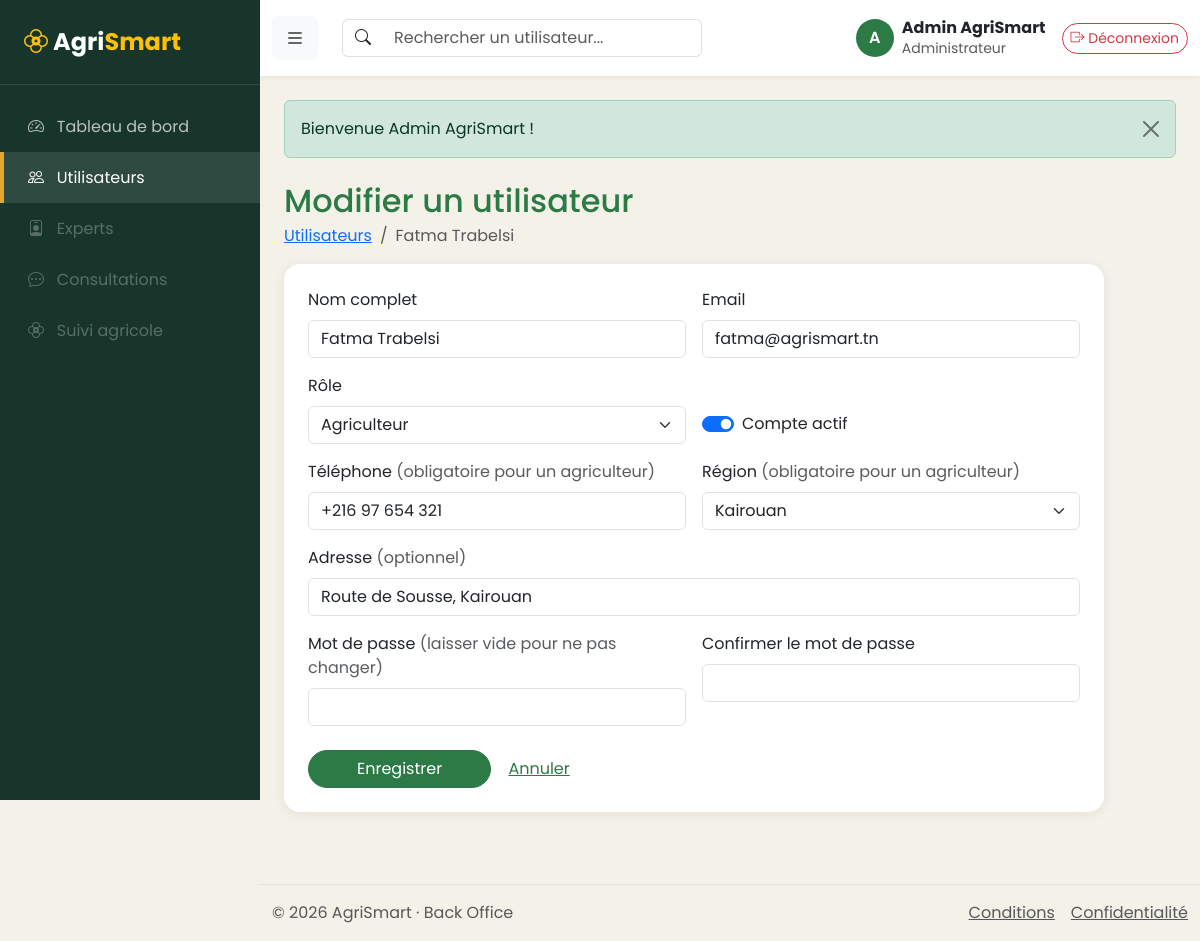
Screenshot of /backoffice/index.php?page=utilisateur-form&id=2 (signed in) with the database file from the repository.
### tables this page shows
CREATE TABLE utilisateur (
    id                 INT AUTO_INCREMENT PRIMARY KEY,
    nom                VARCHAR(100) NOT NULL,
    email              VARCHAR(150) NOT NULL UNIQUE,
    mot_de_passe       VARCHAR(255) NOT NULL,               
    role               ENUM('agriculteur','administrateur') NOT NULL DEFAULT 'agriculteur',
    telephone          VARCHAR(20)  NOT NULL DEFAULT '',
    adresse            VARCHAR(255) NOT NULL DEFAULT '',
    region             VARCHAR(60)  NOT NULL DEFAULT '',
    niveau_acces       TINYINT      NOT NULL DEFAULT 1,     
    actif              TINYINT(1)   NOT NULL DEFAULT 1,     
    derniere_connexion DATETIME NULL,
    created_at         TIMESTAMP DEFAULT CURRENT_TIMESTAMP,
    INDEX idx_role (role)
);

### backoffice/app/Controllers/Controller.php (called while the page is built, shortened)
<?php
abstract class Controller
{
    protected function render(string $view, array $data = [], string $title = 'AgriSmart Admin', string $currentPage = '', string $extraScripts = ''): void
    {
        $admin = users()->currentUser();
        extract($data, EXTR_SKIP);
        require __DIR__ . '/../Views/pages/' . $view . '.php';
        require __DIR__ . '/../Views/layout.php';
    }
}

### backoffice/app/Controllers/UtilisateursController.php (called while the page is built, shortened)
<?php
require_once __DIR__ . '/../../../config/database.php';
class UtilisateursController extends Controller
{
    public function form(): void
    {
        $id = (int) ($_GET['id'] ?? 0);
        $target = $id ? users()->findById($id) : null;
        $title = $id ? 'Modifier un utilisateur' : 'Ajouter un utilisateur';
        $regions = Agriculteur::REGIONS;
        $this->render('utilisateur-form', compact('target', 'errors', 'regions', 'admin'), $title, 'utilisateurs');
    }
}

### backoffice/index.php (called while the page is built, shortened)
<?php
require_once __DIR__ . '/../core/helpers.php';
require_once __DIR__ . '/../controllers/UserController.php';
require_once __DIR__ . '/app/helpers.php';
require_once __DIR__ . '/app/Controllers/Controller.php';
$routes = require __DIR__ . '/app/routes.php';
$page = (string) ($_GET['page'] ?? 'dashboard');
if ($page !== 'login') {
    users()->requireRole(Utilisateur::ROLE_ADMIN);
}
[$class, $method] = $routes[$page];
(new $class())->$method();

### config/config.php (called while the page is built, shortened)
<?php
$config = [
    'db' => [
        'host'    => 'localhost',
        'port'    => 3306,
        'name'    => 'agrismart',
        'user'    => 'root',
        'pass'    => '',
        'charset' => 'utf8mb4',
    ],
    'debug'            => false,
    'session_lifetime' => 1800,
    'max_login_tries'  => 5,
    'lockout_minutes'  => 5,
];
$local = __DIR__ . '/config.local.php';
return $config;

### config/database.php (called while the page is built, shortened)
<?php
class Database
{
    private static ?PDO $pdo = null;
    public static function getConnexion(): PDO
    {
        if (self::$pdo === null) {
            $config = require __DIR__ . '/config.php';
            $db = $config['db'];
            $dsn = sprintf('mysql:host=%s;port=%d;dbname=%s;charset=%s', $db['host'], $db['port'], $db['name'], $db['charset']);
            try {
                self::$pdo = new PDO($dsn, $db['user'], $db['pass'], [
                    PDO::ATTR_ERRMODE            => PDO::ERRMODE_EXCEPTION,
                    PDO::ATTR_DEFAULT_FETCH_MODE => PDO::FETCH_ASSOC,
                    PDO::ATTR_EMULATE_PREPARES   => false,
                ]);
            } catch (PDOException $e) {
                error_log('AgriSmart DB: ' . $e->getMessage());
                http_response_code(500);
                die(!empty($config['debug'])
                    ? 'Erreur base de données : ' . htmlspecialchars($e->getMessage(), ENT_QUOTES, 'UTF-8')
                    : 'Service temporairement indisponible (connexion à la base de données impossible).');
            }
        }
        return self::$pdo;
    }
}

### backoffice/app/helpers.php (called while the page is built, shortened)
<?php
function users(): UserController
{
    static $controller = null;
    if ($controller === null) {
        $controller = new UserController();
    }
    return $controller;
}

### controllers/UserController.php (called while the page is built, shortened)
<?php
require_once __DIR__ . '/../config/database.php';
class UserController
{
    private PDO $db;
    private ?Utilisateur $current = null;
    private bool $currentLoaded = false;
    public function __construct()
    {
        $this->db = Database::getConnexion();
        $this->config = require __DIR__ . '/../config/config.php';
    }
    public static function isAuthenticated(): bool
    {
        return !empty($_SESSION['user_id']);
    }
    public function currentUser(): ?Utilisateur
    {
        if (!$this->currentLoaded) {
            $this->currentLoaded = true;
            $this->current = $this->findById((int) $_SESSION['user_id']);
        }
        return $this->current;
    }
    public function requireAuth(): Utilisateur
    {
        $user = $this->currentUser();
        return $user;
    }
    public function requireRole(string $role): Utilisateur
    {
        $user = $this->requireAuth();
        return $user;
    }
    public function findById(int $id): ?Utilisateur
    {
        $stmt = $this->db->prepare('SELECT * FROM utilisateur WHERE id = :id LIMIT 1');
        $stmt->execute(['id' => $id]);
        $row = $stmt->fetch();
        return $row ? Utilisateur::fromArray($row) : null;
    }
}

### models/Utilisateur.php (called while the page is built, shortened)
<?php
class Utilisateur
{
    protected int $id = 0;
    protected string $nom = '';
    protected string $email = '';
    protected bool $actif = true;
    public function getId(): int { return $this->id; }
    public function getNom(): string { return $this->nom; }
    public function getEmail(): string { return $this->email; }
    public function isActif(): bool { return $this->actif; }
    public function setId(int $id): void { $this->id = $id; }
    public function setNom(string $nom): void { $this->nom = $nom; }
    public function setEmail(string $email): void { $this->email = $email; }
    public function setActif(bool $actif): void { $this->actif = $actif; }
    public static function fromArray(array $r): Utilisateur
    {
        $u = ($r['role'] ?? '') === self::ROLE_ADMIN ? new Administrateur() : new Agriculteur();
        $u->setId((int) ($r['id'] ?? 0));
        $u->setNom((string) ($r['nom'] ?? ''));
        $u->setEmail((string) ($r['email'] ?? ''));
        $u->setMotDePasse((string) ($r['mot_de_passe'] ?? ''));
        $u->setActif((bool) ($r['actif'] ?? 1));
        $u->setDerniereConnexion($r['derniere_connexion'] ?? null);
        $u->setCreatedAt((string) ($r['created_at'] ?? ''));
        if ($u instanceof Agriculteur) {
            $u->setTelephone((string) ($r['telephone'] ?? ''));
            $u->setAdresse((string) ($r['adresse'] ?? ''));
            $u->setRegion((string) ($r['region'] ?? ''));
        } elseif ($u instanceof Administrateur) {
            $u->setNiveauAcces((int) ($r['niveau_acces'] ?? 1));
        }
        return $u;
    }
}

### core/helpers.php (called while the page is built, shortened)
<?php
function e($v): string
{
    return htmlspecialchars((string) $v, ENT_QUOTES, 'UTF-8');
}
function url(string $page, array $params = []): string
{
    return 'index.php?' . http_build_query(['page' => $page] + $params);
}

### models/Agriculteur.php (called while the page is built, shortened)
<?php
class Agriculteur extends Utilisateur
{
    private string $telephone = '';
    private string $adresse = '';
    private string $region = '';
    public function getTelephone(): string { return $this->telephone; }
    public function getAdresse(): string { return $this->adresse; }
    public function getRegion(): string { return $this->region; }
    public function getRole(): string { return self::ROLE_AGRICULTEUR; }
    public function setTelephone(string $telephone): void { $this->telephone = $telephone; }
    public function setAdresse(string $adresse): void { $this->adresse = $adresse; }
    public function setRegion(string $region): void { $this->region = $region; }
}

### backoffice/app/Views/pages/utilisateur-form.php (the view, shortened to what this page needs)
<?php
$editing = $target !== null;
$isAgri = $editing && $target instanceof Agriculteur;
$val = function (string $k, string $fromModel) use ($editing) {
    return $_POST[$k] ?? ($editing ? $fromModel : '');
};
$curRole = $_POST['role'] ?? ($editing ? $target->getRole() : Utilisateur::ROLE_AGRICULTEUR);
$curActif = $_SERVER['REQUEST_METHOD'] === 'POST' ? !empty($_POST['actif']) : ($editing ? $target->isActif() : true);
$isSelf = $editing && $target->getId() === $admin->getId();
?>
<section class="page-content">
    <h2 class="text-primary mb-1"><?= $editing ? 'Modifier un utilisateur' : 'Ajouter un utilisateur' ?></h2>
    <nav aria-label="breadcrumb"><ol class="breadcrumb">
        <li class="breadcrumb-item"><a href="<?= url('utilisateurs') ?>">Utilisateurs</a></li>
        <li class="breadcrumb-item active" aria-current="page"><?= $editing ? e($target->getNom()) : 'Nouveau' ?></li>
    </ol></nav>
    <div class="card p-4" style="max-width: 820px;">
        <form method="post" action="<?= url('utilisateur-form', $editing ? ['id' => $target->getId()] : []) ?>" novalidate data-validate>
            <div class="row g-3">
                <div class="col-md-6">
                    <label for="nom" class="form-label">Nom complet</label>
                    <input type="text" id="nom" name="nom" data-rules="required|min:3|max:100" value="<?= e($val('nom', $editing ? $target->getNom() : '')) ?>" class="form-control<?= isset($errors['nom']) ? ' is-invalid' : '' ?>">
                </div>
                <div class="col-md-6">
                    <label for="email" class="form-label">Email</label>
                    <input type="email" id="email" name="email" data-rules="required|email" value="<?= e($val('email', $editing ? $target->getEmail() : '')) ?>" class="form-control<?= isset($errors['email']) ? ' is-invalid' : '' ?>">
                </div>
                <div class="col-md-6">
                    <label for="role" class="form-label">Rôle</label>
                    <select id="role" name="role" data-rules="required" class="form-select<?= isset($errors['role']) ? ' is-invalid' : '' ?>"<?= $isSelf ? ' disabled' : '' ?>>
                        <?php foreach (Utilisateur::ROLES as $r): ?>
                            <option value="<?= e($r) ?>"<?= $curRole === $r ? ' selected' : '' ?>><?= e(ucfirst($r)) ?></option>
                        <?php endforeach; ?>
                    </select>
                </div>
                <div class="col-md-6 d-flex align-items-end">
                    <div class="form-check form-switch mb-2">
                        <input class="form-check-input" type="checkbox" role="switch" id="actif" name="actif" value="1"<?= $curActif ? ' checked' : '' ?><?= $isSelf ? ' disabled' : '' ?>>
                        <label class="form-check-label" for="actif">Compte actif</label>
                    </div>
                </div>
                <div class="col-md-6">
                    <label for="telephone" class="form-label">Téléphone <span class="text-muted">(obligatoire pour un agriculteur)</span></label>
                    <input type="text" id="telephone" name="telephone" data-rules="reqif:#role=agriculteur|phone" value="<?= e($val('telephone', $isAgri ? $target->getTelephone() : '')) ?>" class="form-control<?= isset($errors['telephone']) ? ' is-invalid' : '' ?>">
                </div>
                <div class="col-md-6">
                    <label for="region" class="form-label">Région <span class="text-muted">(obligatoire pour un agriculteur)</span></label>
                    <?php $curRegion = $val('region', $isAgri ? $target->getRegion() : ''); ?>
                    <select id="region" name="region" data-rules="reqif:#role=agriculteur" class="form-select<?= isset($errors['region']) ? ' is-invalid' : '' ?>">
                        <?php foreach ($regions as $r): ?>
                            <option value="<?= e($r) ?>"<?= $curRegion === $r ? ' selected' : '' ?>><?= e($r) ?></option>
                        <?php endforeach; ?>
                    </select>
                </div>
                <div class="col-12">
                    <label for="adresse" class="form-label">Adresse <span class="text-muted">(optionnel)</span></label>
                    <input type="text" id="adresse" name="adresse" data-rules="max:255" value="<?= e($val('adresse', $isAgri ? $target->getAdresse() : '')) ?>" class="form-control<?= isset($errors['adresse']) ? ' is-invalid' : '' ?>">
                </div>
                <div class="col-md-6">
                    <label for="password" class="form-label">Mot de passe <?= $editing ? '<span class="text-muted">(laisser vide pour ne pas changer)</span>' : '' ?></label>
                    <input type="password" id="password" name="password" data-rules="<?= $editing ? 'password' : 'required|password' ?>" autocomplete="new-password" class="form-control<?= isset($errors['password']) ? ' is-invalid' : '' ?>">
                </div>
                <div class="col-md-6">
                    <label for="confirm" class="form-label">Confirmer le mot de passe</label>
                    <input type="password" id="confirm" name="confirm" data-rules="<?= $editing ? 'match:#password' : 'required|match:#password' ?>" autocomplete="new-password" class="form-control<?= isset($errors['confirm']) ? ' is-invalid' : '' ?>">
                </div>
            </div>
            <div class="mt-4">
                <button type="submit" class="btn btn-primary rounded-pill px-5">Enregistrer</button>
                <a href="<?= url('utilisateurs') ?>" class="btn btn-link">Annuler</a>
            </div>
        </form>
    </div>
</section>

### backoffice/app/Views/partials/header.php (shortened to what this page needs)
<header class="header">
    <div class="container-fluid">
        <div class="d-flex align-items-center justify-content-between py-3">
            <button type="button" id="menu-toggle" class="btn btn-light" aria-label="Menu"><i class="bi bi-list fs-5"></i></button>
            <form class="d-none d-md-block flex-grow-1 mx-4" role="search" method="get" action="index.php">
                <div class="input-group" style="max-width: 360px;">
                    <span class="input-group-text bg-white border-end-0"><i class="bi bi-search"></i></span>
                    <input type="search" name="q" class="form-control border-start-0" placeholder="Rechercher un utilisateur..." aria-label="Rechercher">
                </div>
            </form>
            <div class="d-flex align-items-center gap-3">
                <a href="<?= url('profil') ?>" class="d-flex align-items-center text-decoration-none text-dark">
                    <span class="avatar me-2"><?= e(mb_strtoupper(mb_substr($admin ? $admin->getNom() : 'A', 0, 1))) ?></span>
                    <div class="lh-sm d-none d-sm-block"><strong><?= e($admin ? $admin->getNom() : 'Admin') ?></strong><br><small class="text-muted">Administrateur</small></div>
                </a>
                <form method="post" action="<?= url('logout') ?>" class="m-0">
                    <button type="submit" class="btn btn-outline-danger btn-sm rounded-pill"><i class="bi bi-box-arrow-right"></i> Déconnexion</button>
                </form>
            </div>
        </div>
    </div>
</header>

### backoffice/app/Views/assets/css/admin.css (style rules this page uses)
:root { --as-leaf: #2C7A46; --as-forest: #17352A; --as-ochre: #E3A72F; --as-sand: #F4F1E8; --sidebar-w: 260px; --bs-primary: #2C7A46; --bs-primary-rgb: 44, 122, 70; --bs-link-color: #2C7A46; --bs-link-hover-color: #17352A; --bs-body-font-family: 'Poppins', system-ui, sans-serif; }
body { background: var(--as-sand); }
.text-primary { color: var(--as-leaf) !important; }
.btn-primary { --bs-btn-bg: #2C7A46; --bs-btn-border-color: #2C7A46; --bs-btn-hover-bg: #17352A; --bs-btn-hover-border-color: #17352A; --bs-btn-active-bg: #17352A; --bs-btn-active-border-color: #17352A; }
.card { border: 0; border-radius: 16px; box-shadow: 0 2px 12px rgba(23,53,42,.08); }
.header { background: #fff; box-shadow: 0 1px 6px rgba(0,0,0,.06); position: sticky; top: 0; z-index: 90; }
.avatar { width: 38px; height: 38px; border-radius: 50%; background: var(--as-leaf); color: #fff; display: inline-flex; align-items: center; justify-content: center; font-weight: 600; }
.page-content { padding: 1.5rem; }

### rows the page displays
utilisateur: nom "A", nom "Admin AgriSmart"
utilisateur: nom "Fatma Trabelsi", email "fatma@agrismart.tn", role "Agriculteur", actif "☑", telephone "+216 97 654 321", adresse "Route de Sousse, Kairouan"

### other values shown
$item['label'] "Tableau de bord"
$item['label'] "Utilisateurs"
$item['label'] "Experts"
$item['label'] "Consultations"
$item['label'] "Suivi agricole"
$flashMsg['msg'] "Bienvenue Admin AgriSmart !"
form field region "Kairouan"
